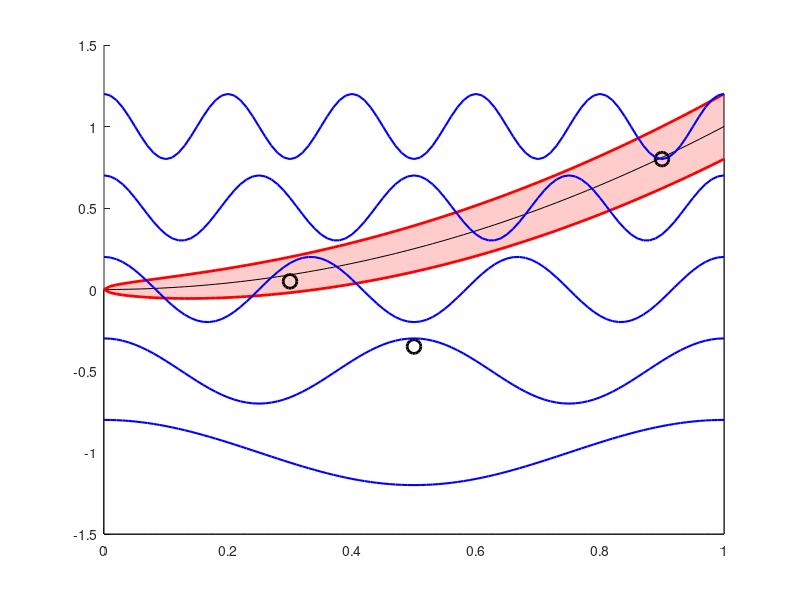

The MATLAB source for this figure:
%
% plots a function + std
%

x = [0:0.01:1];
% bogus data, function + std, just for illustration!!
% you should use your own data, functions + std!!!
Xn = [0.3;  ;0.5; 0.9];
Tn = [0.05; -0.35; 0.8];
mx = x.^2;
sx = 0.2*sqrt(x);


%
%
%
figure(111)
axis([0 1 -1.5 1.5]);
hold on
% first the m(x)+/-s(x) areas (no line)
area(x,(mx+sx), 'FaceColor', [1.0, 0.8, 0.8], 'BaseValue',-1.5);  % pinkish
area(x,(mx-sx), 'FaceColor', [1.0, 1.0, 1.0], 'BaseValue',-1.5);  % white
% the lines for the predictive mean m(x) and variance s(x) around it
plot(x,(mx+sx),'r', 'LineWidth',2);     % red
plot(x,mx,'k');                         % black
plot(x,(mx-sx),'r', 'LineWidth',2);     % red
% circle the datapoints
plot(Xn,Tn,'o','MarkerEdgeColor','k','LineWidth',2, 'MarkerSize',10);

%
%
disp('press any key');
pause;
% 
% five made-up functions, again only for illustration for the second matlab plot!!!
% you should generate your own functions !!
for i=1:5,
    %a = randn(2,1);
    y = cos(2*pi*i*x)/5+(i-3)/2; % these are not the function that you need!
    plot(x,y,'b','LineWidth',1.5); 
end;
%
%
disp('press key to close figure');
pause;
% 
close(111);